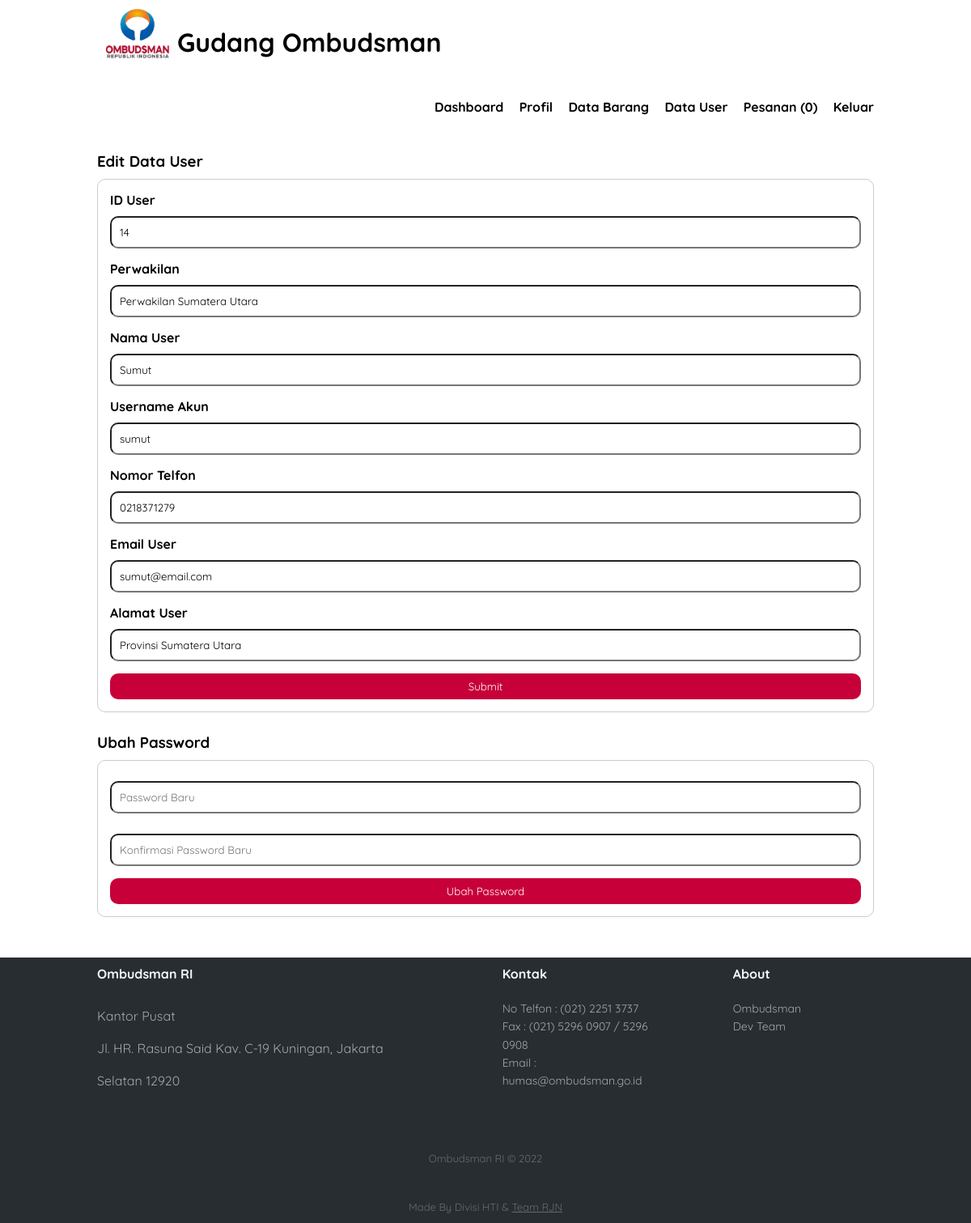
The page /edit-user.php?id=14 (signed in) on the database its author committed.
### tables this page shows
CREATE TABLE `data_user` (
  `user_id` int(11) NOT NULL,
  `office_id` int(15) NOT NULL,
  `user_location` varchar(50) NOT NULL,
  `user_name` varchar(50) NOT NULL,
  `user_username` varchar(50) NOT NULL,
  `user_password` varchar(100) NOT NULL,
  `user_telp` varchar(20) NOT NULL,
  `user_email` varchar(50) NOT NULL,
  `user_address` text NOT NULL
);

CREATE TABLE `data_office` (
  `office_id` int(15) NOT NULL,
  `office_name` varchar(50) NOT NULL,
  `office_address` text NOT NULL,
  `office_telp` varchar(25) NOT NULL,
  `office_fax` varchar(25) NOT NULL,
  `office_email` varchar(50) NOT NULL,
  `office_head` varchar(50) NOT NULL
);

### edit-user.php (the view, shortened to what this page needs)
<?php
include 'db.php';
$user = mysqli_query($conn, "SELECT * FROM data_user WHERE user_id = '" . $_GET['id'] . "' ");
$u = mysqli_fetch_object($user);
?>
<!DOCTYPE html>
<html lang="en">
<head>
    <link rel="stylesheet" type="text/css" href="css/style.css">
    <link href="https://cdnjs.cloudflare.com/ajax/libs/sweetalert/1.1.3/sweetalert.css" rel="stylesheet" />
</head>
<body>
    <?php
    if ($_SESSION['role_login'] == 'admin') {
    ?>
        <header>
            <div class="container">
                <h1><a href="dashboard.php"><img style="width: 80px ; margin-bottom :-10px ;" src="img/logo-ombudsman2.png" alt=""> Gudang Ombudsman</a></h1>
                <ul style="margin-top: 20px ;">
                    <?php
                    $jml_keranjang = 0;
                    ?>
                    <li><a href="dashboard.php">Dashboard</a></li>
                    <li><a href="profile.php">Profil</a></li>
                    <li><a href="product-data.php">Data Barang</a></li>
                    <li><a href="user-data.php">Data User</a></li>
                    <li><a href="order-table.php">Pesanan (<?php echo $jml_keranjang; ?>)</a></li>
                    <li><a href="logout.php">Keluar</a></li>
                </ul>
            </div>
        </header>
        <div class="section">
            <div class="container">
                <h3>Edit Data User</h3>
                <div class="box">
                    <form action="" method="POST">
                        <h4>ID User</h4>
                        <input type="text" name="id" class="input-control" value="<?php echo $u->user_id ?>" required>
                        <?php
                        $kantor = mysqli_query($conn, "SELECT * FROM data_office WHERE office_id = '" . $u->office_id . "' ");
                        $fetch_array_kantor = mysqli_fetch_array($kantor);
                        ?>
                        <h4>Perwakilan</h4>
                        <input type="text" name="perwakilan" class="input-control" value="<?php echo $fetch_array_kantor['office_name'] ?>" readonly>
                        <h4>Nama User</h4>
                        <input type="text" name="nama" class="input-control" value="<?php echo $u->user_name ?>" required>
                        <h4>Username Akun</h4>
                        <input type="text" name="username" class="input-control" value="<?php echo $u->user_username ?>" required>
                        <h4>Nomor Telfon</h4>
                        <input type="text" name="telp" class="input-control" value="<?php echo $u->user_telp ?>" required>
                        <h4>Email User</h4>
                        <input type="text" name="email" class="input-control" value="<?php echo $u->user_email ?>" required>
                        <h4>Alamat User</h4>
                        <input type="text" name="address" class="input-control" value="<?php echo $u->user_address ?>" required>
                        <input type="submit" name="submit" value="Submit" class="btn">
                    </form>
                </div>
                <h3>Ubah Password</h3>
                <div class="box">
                    <form action="" method="POST">
                        <input type="password" name="pass1" placeholder="Password Baru" class="input-control" required>
                        <input type="password" name="pass2" placeholder="Konfirmasi Password Baru" class="input-control" required>
                        <input type="submit" name="ubah_password" value="Ubah Password" class="btn">
                    </form>
                </div>
            </div>
        </div>
        <div class="footer-dark">
            <footer>
                <div class="container">
                    <div class="row" style="display: flex ;">
                        <div class="col-md-6 item text" style="margin-right: 90px ;">
                            <h3>Ombudsman RI</h3>
                            <p>Kantor Pusat <br>
                                Jl. HR. Rasuna Said Kav. C-19 Kuningan, Jakarta Selatan 12920</p>
                        </div>
                        <div class="col-sm-6 col-md-3 item" style="margin-right: 90px ;">
                            <h3>Kontak</h3>
                            <ul>
                                <li><a href="#">No Telfon : (021) 2251 3737</a></li>
                                <li><a href="#">Fax : (021) 5296 0907 / 5296 0908</a></li>
                                <li><a href="#">Email : humas@ombudsman.go.id</a></li>
                            </ul>
                        </div>
                        <br>
                        <div class="col-sm-6 col-md-3 item" style="margin-right: 90px ;">
                            <h3>About</h3>
                            <ul>
                                <li><a href="https://ombudsman.go.id/">Ombudsman</a></li>
                                <li><a href="dev-team.php">Dev Team</a></li>
                            </ul>
                        </div>
                        <br>
                    </div>
                    <p class="copyright">Ombudsman RI © 2022</p>
                    <p class="copyright">Made By Divisi HTI & <a href="dev-team.php" target="-blank">Team RJN</a></p>
                </div>
            </footer>
        </div>
    <?php
    } else if ($_SESSION['role_login'] == 'super') {
    ?>
        <header>
            <div class="container">
                <h1><a href="dashboard.php"><img style="width: 70px ; margin-bottom :-10px ;" src="img/logo-ombudsman2.png" alt=""> Gudang Ombudsman</a></h1>
                <ul style="margin-top: 20px ;">
                    <li><a href="dashboard.php">Dashboard </a></li>
                    <li><a href="profile.php">Profil</a></li>
                    <li><a href="category-data.php">Kategori</a></li>
                    <li><a href="product-data.php">Barang</a></li>
                    <li><a href="unit-data.php">Satuan</a></li>
                    <li><a href="office-data.php">Perwakilan</a></li>
                    <li><a href="admin-data.php">Admin</a></li>
                    <li><a href="user-data.php">User</a></li>
                    <li><a href="order-table.php">Pesanan</a></li>
                    <li><a href="logout.php">Keluar</a></li>
                </ul>
            </div>
        </header>
        <div class="section">
            <div class="container">
                <h3>Edit Data User</h3>
                <div class="box">
                    <form action="" method="POST">
                        <h4>ID User</h4>
                        <input type="text" name="id" class="input-control" value="<?php echo $u->user_id ?>" required>
                        <h4>Perwakilan</h4>
                        <select name="perwakilan" class="input-control" required>
                            <option value="">--Pilih Perwakilan</option>
                            <?php
                            $perwakilan = mysqli_query($conn, "SELECT * FROM data_office ORDER BY office_id");
                            while ($fa_perwakilan = mysqli_fetch_array($perwakilan)) {
                            ?>
                                <option value="<?php echo $fa_perwakilan['office_id'] ?>" <?php echo ($fa_perwakilan['office_id'] == $u->office_id) ? 'selected' : ''; ?>><?php echo $fa_perwakilan['office_name'] ?></option>
                            <?php
                            }
                            ?>
                        </select>
                        <h4>Nama User</h4>
                        <input type="text" name="nama" class="input-control" value="<?php echo $u->user_name ?>" required>
                        <h4>Username Akun</h4>
                        <input type="text" name="username" class="input-control" value="<?php echo $u->user_username ?>" required>
                        <h4>Password Akun</h4>
                        <input type="text" name="pass" class="input-control" value="<?php echo $u->user_password ?>" required>
                        <h4>Nomor Telfon</h4>
                        <input type="text" name="telp" class="input-control" value="<?php echo $u->user_telp ?>" required>
                        <h4>Email User</h4>
                        <input type="text" name="email" class="input-control" value="<?php echo $u->user_email ?>" required>
                        <h4>Alamat User</h4>
                        <input type="text" name="address" class="input-control" value="<?php echo $u->user_address ?>" required>
                        <input type="submit" name="submit" value="Submit" class="btn">
                    </form>
                    <?php
                    if (isset($_POST['submit'])) {
                        $nama = ucwords($_POST['nama']);
                        $id = $_POST['id'];
                        $office = $_POST['perwakilan'];
                        $username = $_POST['username'];
                        $pass = $_POST['pass'];
                        $telp = $_POST['telp'];
                        $email = $_POST['email'];
                        $address = $_POST['address'];
                        $location = $_POST[""];
                        $update = mysqli_query($conn, "UPDATE data_user SET
                                            user_id = '" . $id . "',
                                            office_id = '" . $office . "',
                                            user_name = '" . $nama . "',
                                            user_username = '" . $username . "',
                                            user_password = '" . MD5($pass) . "',
                                            user_telp = '" . $telp . "',
                                            user_email = '" . $email . "',
                                            user_address = '" . $address . "'
                                            WHERE user_id = '" . $u->user_id . "'
                                            ");
                        if ($update) {
                            echo '<script>Swal.fire({
                                title: "Berhasil Ubah Data",
                                text: "Klik OK Untuk Lanjut",
                                icon : "success"
                           }).then(function() {
                                window.location = "user-data.php";
                           });
                           </script>';
                        } else {
                            echo 'gagal' . mysqli_error($conn);
                        }
                    }
                    ?>
                </div>
                <h3>Ubah Password</h3>
                <div class="box">
                    <form action="" method="POST">
                        <input type="password" name="pass1" placeholder="Password Baru" class="input-control" required>
                        <input type="password" name="pass2" placeholder="Konfirmasi Password Baru" class="input-control" required>
                        <input type="submit" name="ubah_password" value="Ubah Password" class="btn">
                    </form>
                    <?php
                    if (isset($_POST['ubah_password'])) {
                        $pass1 = $_POST['pass1'];
                        $pass2 = $_POST['pass2'];
                        if ($pass2 != $pass1) {
                            echo '<script>
                            Swal.fire({
                                icon: "error",
                                title: "Update Password Gagal !",
                                text: "Password baru tidak sesuai dengan Konfirmasi Password"
                              })
                            </script>';
                        } else {
                            $u_pass = mysqli_query($conn, "UPDATE data_user SET
                            user_password = '" . MD5($pass1) . "'
                            WHERE user_id = '" . $u->user_id . "' ");
                            if ($u_pass) {
                                echo '<script>Swal.fire({
                                    title: "Berhasil Update Password !",
                                    text: "Klik OK Untuk Lanjut.",
                                    icon: "success"
                                  },
                                  function(){
                                    window.location="profile.php"
                                  });
                                </script>';
                            } else {
                                echo 'gagal' . mysqli_error($conn);
                            }
                        }
                    }
                    ?>
                </div>
            </div>
        </div>
        <div class="footer-dark">
            <footer>
                <div class="container">
                    <div class="row" style="display: flex ;">
                        <div class="col-md-6 item text" style="margin-right: 90px ;">
                            <h3>Ombudsman RI</h3>
                            <p>Kantor Pusat <br>
                                Jl. HR. Rasuna Said Kav. C-19 Kuningan, Jakarta Selatan 12920</p>
                        </div>
                        <div class="col-sm-6 col-md-3 item" style="margin-right: 90px ;">
                            <h3>Kontak</h3>
                            <ul>
                                <li><a href="#">No Telfon : (021) 2251 3737</a></li>
                                <li><a href="#">Fax : (021) 5296 0907 / 5296 0908</a></li>
                                <li><a href="#">Email : humas@ombudsman.go.id</a></li>
                            </ul>
                        </div>
                        <br>
                        <div class="col-sm-6 col-md-3 item" style="margin-right: 90px ;">
                            <h3>About</h3>
                            <ul>
                                <li><a href="https://ombudsman.go.id/">Ombudsman</a></li>
                                <li><a href="dev-team.php">Dev Team</a></li>
                            </ul>
                        </div>
                        <br>
                    </div>
                    <p class="copyright">Ombudsman RI © 2022</p>
                    <p class="copyright">Made By Divisi HTI & <a href="dev-team.php" target="-blank">Team RJN</a></p>
                    <i class="fa-regular fa-cart-shopping"></i>
                </div>
            </footer>
        </div>
    <?php
    }
    ?>
</body>
</html>

### rows shown on the page
data_user: id "14", nama "Sumut", username "sumut", telp "0218371279", email "sumut@email.com", address "Provinsi Sumatera Utara"
data_office: perwakilan "Perwakilan Sumatera Utara"

### other values the page prints
$jml_keranjang "0"
